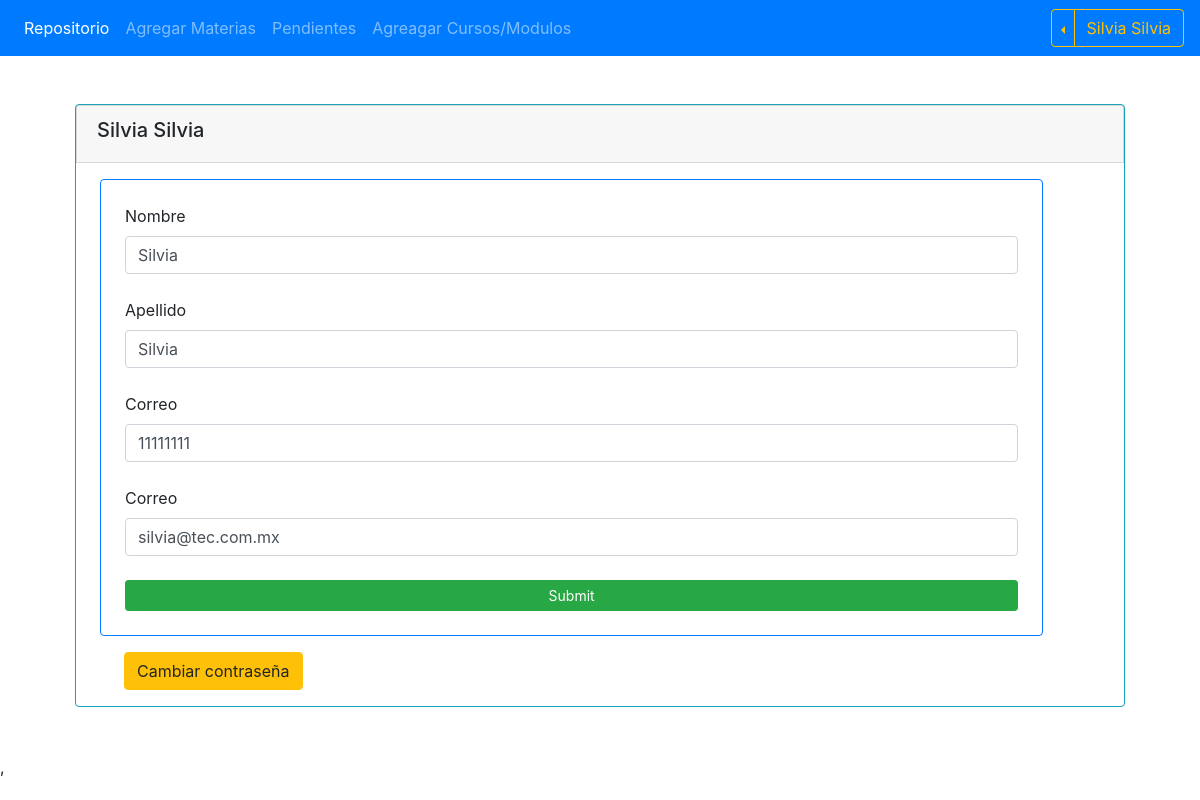
Page /editar_usuario.php?id_us=1 (signed in) on the committed database.
### tables this page shows
CREATE TABLE IF NOT EXISTS `usuarios` (
  `id` int(11) NOT NULL AUTO_INCREMENT,
  `nombre` varchar(255) NOT NULL,
  `apellido` varchar(255) NOT NULL,
  `ncontrol` char(8) NOT NULL,
  `correo` varchar(200) NOT NULL,
  `pass` varchar(255) NOT NULL,
  `id_rol` int(11) NOT NULL,
  `estatus` enum('aceptado','espera','negado') NOT NULL,
  PRIMARY KEY (`id`),
  KEY `id_rol` (`id_rol`)
);

### php/helpers.php (called while the page is built, shortened)
<?php
function Usuario ($conexion, $id_us){
    $sql = "SELECT * FROM usuarios WHERE id = $id_us";
    $us = mysqli_query($conexion, $sql);
    $usuario = array();
    if ($us && mysqli_num_rows($us)){
        $usuario = $us;
    }
    return $usuario;
}

### editar_usuario.php (the view, shortened to what this page needs)
<?php
require_once 'includes/cabecera.php';
if ($_GET['id_us']):
    $us = intval($_GET['id_us']);
    $user = Usuario($bd, $us);
    if (!empty($user)):
        $usuario = mysqli_fetch_assoc($user);
?>
    <div class="container-fluid mx-auto mt-5 mb-5" style="width: 90%;">
        <div class="border border-info rounded">
            <div class="card card-header mx-auto">
                <h5> <?= $usuario['nombre'].' '.$usuario['apellido'] ?> </h5>
            </div>
            <div class="card-body p-4 ml-4 mt-3 mb-3 border border-primary rounded" style="width: 90%;">
                <form class="" method="POST" action="php/actualiza_us.php">
                    <label for="nombre"> Nombre </label><br/>
                    <input type="text" class="form-control" name="nombre" value="<?= $usuario['nombre'] ?>"/><br/>
                    <label for="apellido"> Apellido </label><br/>
                    <input type="text" class="form-control" name="apellido" value="<?= $usuario['apellido'] ?>"/><br/>
                    <label for="ncontrol"> Correo </label><br/>
                    <input type="text" class="form-control" name="ncontrol" value="<?= $usuario['ncontrol'] ?>"/><br/>
                    <label for="correo"> Correo </label><br/>
                    <input type="email" class="form-control" name="correo" value="<?= $usuario['correo'] ?>"/><br/>
                    <input type="submit" class="btn btn-success btn-sm btn-block" name="enviar"/>
                </form>
            </div>
            <?php if ($us == $_SESSION['id']): ?>
            <button class="btn btn-warning ml-5 mb-3" onclick="boton()"> Cambiar contraseña </button>
            <?php endif; ?>
        </div>
    </div>
    <?php endif; ?>
<?php endif; ?>
,

### rows in the picture
usuarios: nombre "Silvia", apellido "Silvia", ncontrol "11111111", correo "silvia@tec.com.mx"

### other values in the picture
$_SESSION['nombre'] "Silvia"
$_SESSION['apellido'] "Silvia"
